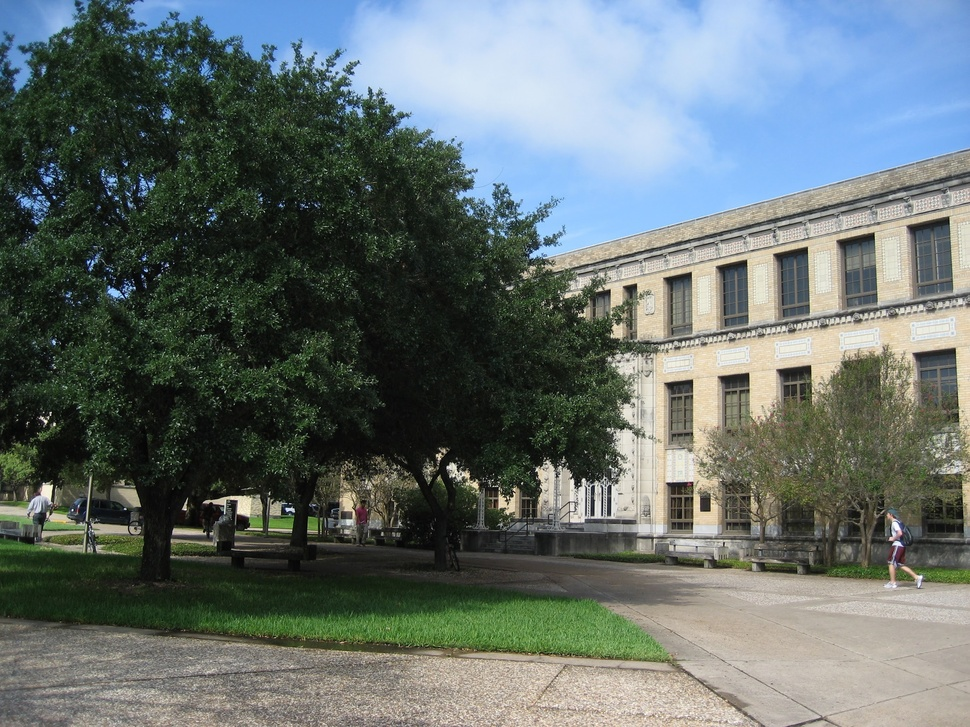
%> input picture src/hw-2/pics/fig_1.jpg, 970 x 727 px, shrunk from 2500 x 1875 before the run
$ octave draw_point.m   (GNU Octave 9; MATLAB toolbox functions it lacks are replaced by stand-ins)
%> lines starting %> are read from the running program, lines starting %| are printed output that depends on the picture
load('points.mat')
fig_1 = imread('pics/fig_1.jpg');
%> fig_1 is the input picture: size 727x970x3 uint8; mean R, G, B 100.6, 111.1, 109.3
fig_2 = imread('pics/fig_2.jpg');
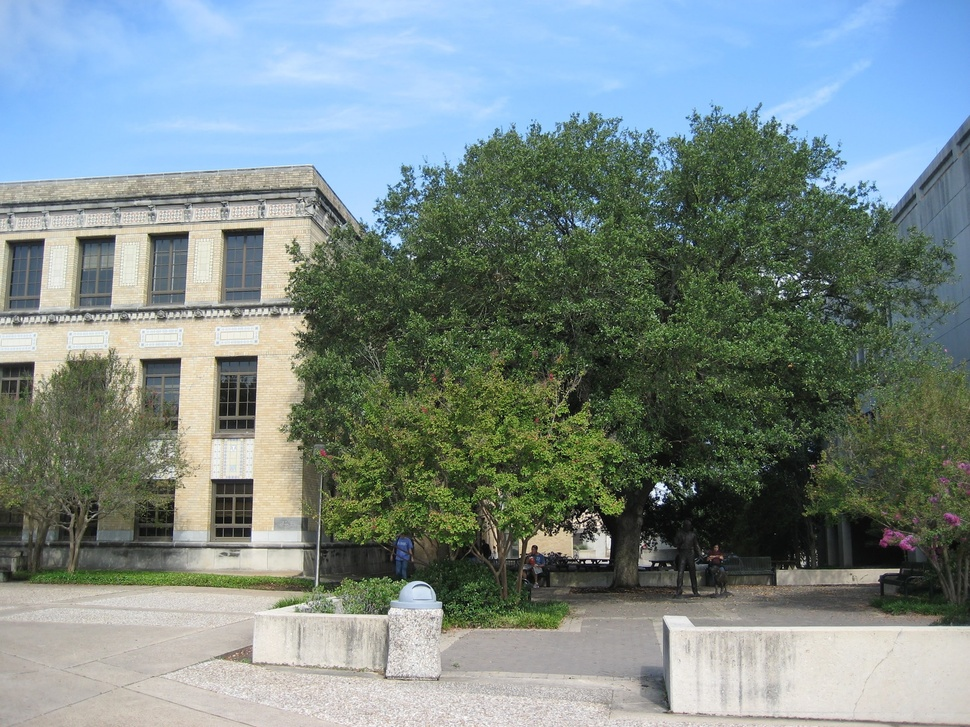
%> input picture src/hw-2/pics/fig_2.jpg, 970 x 727 px, shrunk from 2500 x 1875 before the run
%> fig_2 is the input picture: size 727x970x3 uint8; mean R, G, B 123, 138.2, 136.6

ptsSize1 = size(x1);
ptsCount1 = ptsSize1(1);

figure(1), image(fig_1);
hold on;
h = plot(x1, y1, 'x', 'Color', 'r', 'MarkerSize', 15);
set(h,'linewidth',3);
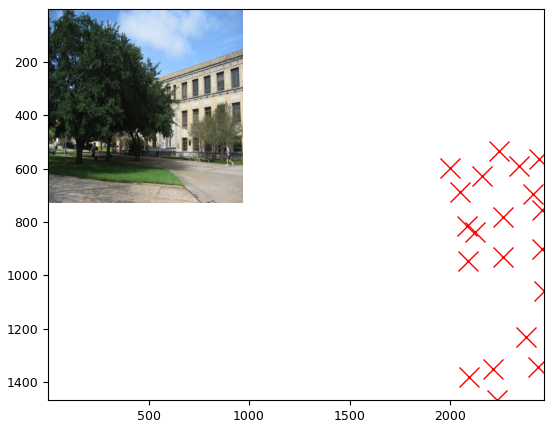
%> figure redrawn from the program's plot data

figure(2), image(fig_2);
hold on;
h = plot(x2, y2, 'x', 'Color', 'green', 'MarkerSize', 15);
set(h,'linewidth',3);
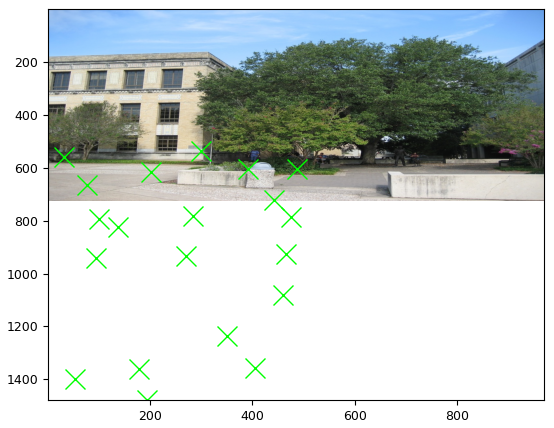
%> figure redrawn from the program's plot data
